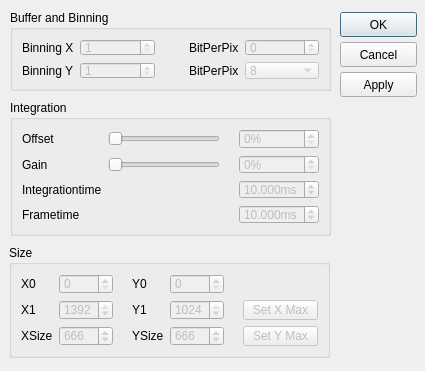
<?xml version="1.0" encoding="UTF-8"?>
<ui version="4.0">
 <class>dialogPCOPixelFly</class>
 <widget class="QDialog" name="dialogPCOPixelFly">
  <property name="geometry">
   <rect>
    <x>0</x>
    <y>0</y>
    <width>425</width>
    <height>371</height>
   </rect>
  </property>
  <property name="minimumSize">
   <size>
    <width>371</width>
    <height>0</height>
   </size>
  </property>
  <property name="maximumSize">
   <size>
    <width>425</width>
    <height>371</height>
   </size>
  </property>
  <property name="windowTitle">
   <string>Dialog</string>
  </property>
  <widget class="QGroupBox" name="groupBoxIntegration">
   <property name="enabled">
    <bool>true</bool>
   </property>
   <property name="geometry">
    <rect>
     <x>10</x>
     <y>100</y>
     <width>321</width>
     <height>136</height>
    </rect>
   </property>
   <property name="title">
    <string>Integration</string>
   </property>
   <layout class="QGridLayout" name="gridLayout">
    <item row="0" column="0">
     <widget class="QLabel" name="label_offset">
      <property name="text">
       <string>Offset</string>
      </property>
     </widget>
    </item>
    <item row="0" column="1">
     <widget class="QSlider" name="horizontalSlider_offset">
      <property name="enabled">
       <bool>false</bool>
      </property>
      <property name="maximum">
       <number>100</number>
      </property>
      <property name="tracking">
       <bool>false</bool>
      </property>
      <property name="orientation">
       <enum>Qt::Horizontal</enum>
      </property>
     </widget>
    </item>
    <item row="0" column="3">
     <widget class="QSpinBox" name="spinBox_offset">
      <property name="enabled">
       <bool>false</bool>
      </property>
      <property name="suffix">
       <string>%</string>
      </property>
      <property name="minimum">
       <number>0</number>
      </property>
      <property name="maximum">
       <number>100</number>
      </property>
     </widget>
    </item>
    <item row="1" column="0">
     <widget class="QLabel" name="label_gain">
      <property name="text">
       <string>Gain</string>
      </property>
     </widget>
    </item>
    <item row="1" column="1">
     <widget class="QSlider" name="horizontalSlider_gain">
      <property name="enabled">
       <bool>false</bool>
      </property>
      <property name="maximum">
       <number>100</number>
      </property>
      <property name="tracking">
       <bool>false</bool>
      </property>
      <property name="orientation">
       <enum>Qt::Horizontal</enum>
      </property>
     </widget>
    </item>
    <item row="1" column="2">
     <spacer name="horizontalSpacer_7">
      <property name="orientation">
       <enum>Qt::Horizontal</enum>
      </property>
      <property name="sizeType">
       <enum>QSizePolicy::Fixed</enum>
      </property>
      <property name="sizeHint" stdset="0">
       <size>
        <width>13</width>
        <height>20</height>
       </size>
      </property>
     </spacer>
    </item>
    <item row="1" column="3">
     <widget class="QSpinBox" name="spinBox_gain">
      <property name="enabled">
       <bool>false</bool>
      </property>
      <property name="suffix">
       <string>%</string>
      </property>
      <property name="minimum">
       <number>0</number>
      </property>
      <property name="maximum">
       <number>100</number>
      </property>
     </widget>
    </item>
    <item row="2" column="0">
     <widget class="QLabel" name="label_integration_time">
      <property name="text">
       <string>Integrationtime</string>
      </property>
     </widget>
    </item>
    <item row="2" column="3">
     <widget class="QDoubleSpinBox" name="doubleSpinBox_integration_time">
      <property name="enabled">
       <bool>false</bool>
      </property>
      <property name="prefix">
       <string/>
      </property>
      <property name="suffix">
       <string>ms</string>
      </property>
      <property name="decimals">
       <number>3</number>
      </property>
      <property name="minimum">
       <double>0.005000000000000</double>
      </property>
      <property name="maximum">
       <double>65.000000000000000</double>
      </property>
      <property name="singleStep">
       <double>0.001000000000000</double>
      </property>
      <property name="value">
       <double>10.000000000000000</double>
      </property>
     </widget>
    </item>
    <item row="3" column="0">
     <widget class="QLabel" name="label_frame_time">
      <property name="text">
       <string>Frametime</string>
      </property>
     </widget>
    </item>
    <item row="3" column="3">
     <widget class="QDoubleSpinBox" name="doubleSpinBox_frame_time">
      <property name="enabled">
       <bool>false</bool>
      </property>
      <property name="prefix">
       <string/>
      </property>
      <property name="suffix">
       <string>ms</string>
      </property>
      <property name="decimals">
       <number>3</number>
      </property>
      <property name="minimum">
       <double>0.005000000000000</double>
      </property>
      <property name="maximum">
       <double>65.000000000000000</double>
      </property>
      <property name="singleStep">
       <double>0.001000000000000</double>
      </property>
      <property name="value">
       <double>10.000000000000000</double>
      </property>
     </widget>
    </item>
   </layout>
  </widget>
  <widget class="QGroupBox" name="groupBoxSize">
   <property name="enabled">
    <bool>true</bool>
   </property>
   <property name="geometry">
    <rect>
     <x>9</x>
     <y>245</y>
     <width>321</width>
     <height>113</height>
    </rect>
   </property>
   <property name="title">
    <string>Size</string>
   </property>
   <layout class="QGridLayout" name="gridLayout_2">
    <item row="0" column="0">
     <widget class="QLabel" name="label_x0">
      <property name="text">
       <string>X0</string>
      </property>
     </widget>
    </item>
    <item row="0" column="1">
     <widget class="QSpinBox" name="spinBox_x0">
      <property name="enabled">
       <bool>false</bool>
      </property>
      <property name="maximum">
       <number>1391</number>
      </property>
     </widget>
    </item>
    <item row="0" column="3">
     <widget class="QLabel" name="label_y0">
      <property name="text">
       <string>Y0</string>
      </property>
     </widget>
    </item>
    <item row="0" column="4">
     <widget class="QSpinBox" name="spinBox_y0">
      <property name="enabled">
       <bool>false</bool>
      </property>
      <property name="maximum">
       <number>1023</number>
      </property>
     </widget>
    </item>
    <item row="1" column="0">
     <widget class="QLabel" name="label_X1">
      <property name="text">
       <string>X1</string>
      </property>
     </widget>
    </item>
    <item row="1" column="1">
     <widget class="QSpinBox" name="spinBox_x1">
      <property name="enabled">
       <bool>false</bool>
      </property>
      <property name="maximum">
       <number>1392</number>
      </property>
      <property name="value">
       <number>1392</number>
      </property>
     </widget>
    </item>
    <item row="1" column="2">
     <spacer name="horizontalSpacer">
      <property name="orientation">
       <enum>Qt::Horizontal</enum>
      </property>
      <property name="sizeType">
       <enum>QSizePolicy::Fixed</enum>
      </property>
      <property name="sizeHint" stdset="0">
       <size>
        <width>13</width>
        <height>20</height>
       </size>
      </property>
     </spacer>
    </item>
    <item row="1" column="3">
     <widget class="QLabel" name="label_Y1">
      <property name="text">
       <string>Y1</string>
      </property>
     </widget>
    </item>
    <item row="1" column="4">
     <widget class="QSpinBox" name="spinBox_y1">
      <property name="enabled">
       <bool>false</bool>
      </property>
      <property name="maximum">
       <number>1024</number>
      </property>
      <property name="value">
       <number>1024</number>
      </property>
     </widget>
    </item>
    <item row="1" column="6">
     <widget class="QPushButton" name="pushButton_setSizeXMax">
      <property name="enabled">
       <bool>false</bool>
      </property>
      <property name="text">
       <string>Set X Max</string>
      </property>
      <property name="autoDefault">
       <bool>false</bool>
      </property>
     </widget>
    </item>
    <item row="2" column="0">
     <widget class="QLabel" name="label_sizeX">
      <property name="text">
       <string>XSize</string>
      </property>
     </widget>
    </item>
    <item row="2" column="1">
     <widget class="QSpinBox" name="spinBox_xsize">
      <property name="enabled">
       <bool>false</bool>
      </property>
      <property name="maximum">
       <number>1392</number>
      </property>
      <property name="value">
       <number>666</number>
      </property>
     </widget>
    </item>
    <item row="2" column="3">
     <widget class="QLabel" name="label_sizeY">
      <property name="text">
       <string>YSize</string>
      </property>
     </widget>
    </item>
    <item row="2" column="4">
     <widget class="QSpinBox" name="spinBox_ysize">
      <property name="enabled">
       <bool>false</bool>
      </property>
      <property name="maximum">
       <number>1392</number>
      </property>
      <property name="value">
       <number>666</number>
      </property>
     </widget>
    </item>
    <item row="2" column="5">
     <spacer name="horizontalSpacer_2">
      <property name="orientation">
       <enum>Qt::Horizontal</enum>
      </property>
      <property name="sizeType">
       <enum>QSizePolicy::Fixed</enum>
      </property>
      <property name="sizeHint" stdset="0">
       <size>
        <width>13</width>
        <height>20</height>
       </size>
      </property>
     </spacer>
    </item>
    <item row="2" column="6">
     <widget class="QPushButton" name="pushButton_setSizeYMax">
      <property name="enabled">
       <bool>false</bool>
      </property>
      <property name="text">
       <string>Set Y Max</string>
      </property>
      <property name="autoDefault">
       <bool>false</bool>
      </property>
     </widget>
    </item>
   </layout>
  </widget>
  <widget class="QGroupBox" name="groupBoxBinning">
   <property name="enabled">
    <bool>true</bool>
   </property>
   <property name="geometry">
    <rect>
     <x>10</x>
     <y>10</y>
     <width>321</width>
     <height>81</height>
    </rect>
   </property>
   <property name="title">
    <string>Buffer and Binning</string>
   </property>
   <layout class="QGridLayout" name="gridLayout_3">
    <item row="0" column="0">
     <widget class="QLabel" name="label_binning">
      <property name="sizePolicy">
       <sizepolicy hsizetype="Maximum" vsizetype="Preferred">
        <horstretch>0</horstretch>
        <verstretch>0</verstretch>
       </sizepolicy>
      </property>
      <property name="text">
       <string>Binning X</string>
      </property>
     </widget>
    </item>
    <item row="0" column="1">
     <widget class="QSpinBox" name="spinBox_binX">
      <property name="enabled">
       <bool>false</bool>
      </property>
      <property name="minimum">
       <number>1</number>
      </property>
      <property name="maximum">
       <number>4</number>
      </property>
     </widget>
    </item>
    <item row="0" column="2" rowspan="2">
     <spacer name="horizontalSpacer_4">
      <property name="orientation">
       <enum>Qt::Horizontal</enum>
      </property>
      <property name="sizeType">
       <enum>QSizePolicy::Fixed</enum>
      </property>
      <property name="sizeHint" stdset="0">
       <size>
        <width>28</width>
        <height>20</height>
       </size>
      </property>
     </spacer>
    </item>
    <item row="0" column="3">
     <widget class="QLabel" name="label_bpp">
      <property name="sizePolicy">
       <sizepolicy hsizetype="Maximum" vsizetype="Preferred">
        <horstretch>0</horstretch>
        <verstretch>0</verstretch>
       </sizepolicy>
      </property>
      <property name="text">
       <string>BitPerPix</string>
      </property>
     </widget>
    </item>
    <item row="0" column="4">
     <widget class="QSpinBox" name="spinBox_bpp">
      <property name="enabled">
       <bool>false</bool>
      </property>
     </widget>
    </item>
    <item row="1" column="0">
     <widget class="QLabel" name="label_binning_2">
      <property name="sizePolicy">
       <sizepolicy hsizetype="Maximum" vsizetype="Preferred">
        <horstretch>0</horstretch>
        <verstretch>0</verstretch>
       </sizepolicy>
      </property>
      <property name="text">
       <string>Binning Y</string>
      </property>
     </widget>
    </item>
    <item row="1" column="1">
     <widget class="QSpinBox" name="spinBox_binY">
      <property name="enabled">
       <bool>false</bool>
      </property>
      <property name="minimum">
       <number>1</number>
      </property>
      <property name="maximum">
       <number>4</number>
      </property>
     </widget>
    </item>
    <item row="1" column="3">
     <widget class="QLabel" name="label_bpp_2">
      <property name="sizePolicy">
       <sizepolicy hsizetype="Maximum" vsizetype="Preferred">
        <horstretch>0</horstretch>
        <verstretch>0</verstretch>
       </sizepolicy>
      </property>
      <property name="text">
       <string>BitPerPix</string>
      </property>
     </widget>
    </item>
    <item row="1" column="4">
     <widget class="QComboBox" name="combo_bpp">
      <property name="enabled">
       <bool>false</bool>
      </property>
      <property name="currentIndex">
       <number>0</number>
      </property>
      <item>
       <property name="text">
        <string>8</string>
       </property>
      </item>
      <item>
       <property name="text">
        <string>10</string>
       </property>
      </item>
      <item>
       <property name="text">
        <string>12</string>
       </property>
      </item>
      <item>
       <property name="text">
        <string>14</string>
       </property>
      </item>
      <item>
       <property name="text">
        <string>16</string>
       </property>
      </item>
      <item>
       <property name="text">
        <string>24</string>
       </property>
      </item>
      <item>
       <property name="text">
        <string>30</string>
       </property>
      </item>
      <item>
       <property name="text">
        <string>32</string>
       </property>
      </item>
     </widget>
    </item>
   </layout>
  </widget>
  <widget class="QPushButton" name="okButton">
   <property name="geometry">
    <rect>
     <x>340</x>
     <y>12</y>
     <width>77</width>
     <height>25</height>
    </rect>
   </property>
   <property name="text">
    <string>OK</string>
   </property>
   <property name="autoDefault">
    <bool>true</bool>
   </property>
  </widget>
  <widget class="QPushButton" name="applyButton">
   <property name="geometry">
    <rect>
     <x>340</x>
     <y>72</y>
     <width>77</width>
     <height>25</height>
    </rect>
   </property>
   <property name="text">
    <string>Apply</string>
   </property>
   <property name="autoDefault">
    <bool>false</bool>
   </property>
  </widget>
  <widget class="QPushButton" name="cancelButton">
   <property name="geometry">
    <rect>
     <x>340</x>
     <y>42</y>
     <width>77</width>
     <height>25</height>
    </rect>
   </property>
   <property name="text">
    <string>Cancel</string>
   </property>
   <property name="autoDefault">
    <bool>false</bool>
   </property>
  </widget>
 </widget>
 <resources/>
 <connections>
  <connection>
   <sender>okButton</sender>
   <signal>clicked()</signal>
   <receiver>dialogPCOPixelFly</receiver>
   <slot>accept()</slot>
   <hints>
    <hint type="sourcelabel">
     <x>336</x>
     <y>33</y>
    </hint>
    <hint type="destinationlabel">
     <x>233</x>
     <y>29</y>
    </hint>
   </hints>
  </connection>
  <connection>
   <sender>cancelButton</sender>
   <signal>clicked()</signal>
   <receiver>dialogPCOPixelFly</receiver>
   <slot>reject()</slot>
   <hints>
    <hint type="sourcelabel">
     <x>336</x>
     <y>91</y>
    </hint>
    <hint type="destinationlabel">
     <x>197</x>
     <y>125</y>
    </hint>
   </hints>
  </connection>
  <connection>
   <sender>horizontalSlider_offset</sender>
   <signal>valueChanged(int)</signal>
   <receiver>spinBox_offset</receiver>
   <slot>setValue(int)</slot>
   <hints>
    <hint type="sourcelabel">
     <x>137</x>
     <y>135</y>
    </hint>
    <hint type="destinationlabel">
     <x>328</x>
     <y>142</y>
    </hint>
   </hints>
  </connection>
  <connection>
   <sender>horizontalSlider_gain</sender>
   <signal>valueChanged(int)</signal>
   <receiver>spinBox_gain</receiver>
   <slot>setValue(int)</slot>
   <hints>
    <hint type="sourcelabel">
     <x>117</x>
     <y>162</y>
    </hint>
    <hint type="destinationlabel">
     <x>299</x>
     <y>166</y>
    </hint>
   </hints>
  </connection>
  <connection>
   <sender>spinBox_offset</sender>
   <signal>valueChanged(int)</signal>
   <receiver>horizontalSlider_offset</receiver>
   <slot>setValue(int)</slot>
   <hints>
    <hint type="sourcelabel">
     <x>275</x>
     <y>132</y>
    </hint>
    <hint type="destinationlabel">
     <x>154</x>
     <y>136</y>
    </hint>
   </hints>
  </connection>
  <connection>
   <sender>spinBox_gain</sender>
   <signal>valueChanged(int)</signal>
   <receiver>horizontalSlider_gain</receiver>
   <slot>setValue(int)</slot>
   <hints>
    <hint type="sourcelabel">
     <x>268</x>
     <y>163</y>
    </hint>
    <hint type="destinationlabel">
     <x>189</x>
     <y>167</y>
    </hint>
   </hints>
  </connection>
 </connections>
</ui>
